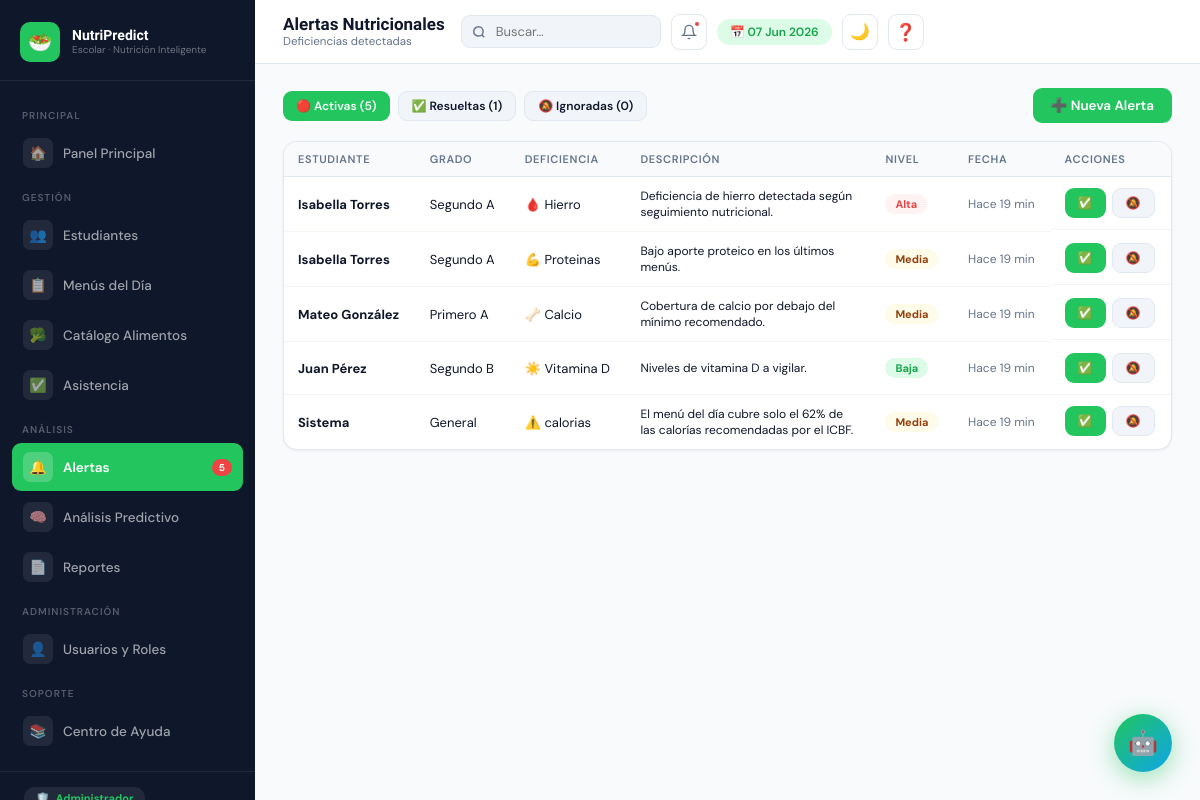
The page /alertas.php (signed in) on the database its author committed.
### tables this page shows
CREATE TABLE IF NOT EXISTS alertas (
    id                INT AUTO_INCREMENT PRIMARY KEY,
    id_estudiante     INT NOT NULL DEFAULT 0,
    tipo_deficiencia  VARCHAR(60) NOT NULL,
    descripcion       TEXT NOT NULL,
    nivel             ENUM('baja','media','alta') NOT NULL DEFAULT 'media',
    estado            ENUM('activa','resuelta','ignorada') NOT NULL DEFAULT 'activa',
    fecha_creacion    TIMESTAMP NOT NULL DEFAULT CURRENT_TIMESTAMP,
    fecha_resolucion  DATETIME NULL,
    INDEX idx_alerta_estado (estado),
    INDEX idx_alerta_estudiante (id_estudiante)
);

### includes/roles.php (called while the page is built, shortened)
<?php
$PERMISOS = [
    'admin' => [
        'dashboard', 'estudiantes', 'menus', 'alimentos', 'asistencia',
        'alertas', 'reportes', 'predictivo', 'usuarios', 'configuracion'
    ],
    'encargado_restaurante' => [
        'dashboard', 'menus', 'alimentos', 'asistencia', 'alertas'
    ],
    'docente' => [
        'dashboard', 'estudiantes_ver', 'alertas_ver', 'reportes_ver'
    ],
    'directora' => [
        'dashboard', 'reportes', 'predictivo_ver', 'alertas_ver',
        'estudiantes_ver', 'menus_ver'
    ]
];
function tienePermiso($modulo) {
    global $PERMISOS;
    $rol = $_SESSION['usuario']['rol'] ?? '';
    return in_array($modulo, $PERMISOS[$rol] ?? []);
}

### includes/auth.php (called while the page is built, shortened)
<?php
function getUsuario() {
    return $_SESSION['usuario'] ?? null;
}

### presenters/AlertaPresenter.php (called while the page is built, shortened)
<?php
require_once 'models/AlertaModel.php';
class AlertaPresenter {
    private $model;
    public function __construct($conn) {
        $this->model           = new AlertaModel($conn);
    }
    public function obtenerAlertas($estado = 'activa') {
        return $this->model->obtenerPorEstado($estado);
    }
    public function obtenerConteos() {
        $conteos = [];
        foreach (['activa','resuelta','ignorada'] as $e) {
            $conteos[$e] = $this->model->contarPorEstado($e);
        }
        return $conteos;
    }
    public static function icono($tipo) {
        $iconos = ['Hierro'=>'🩸','Calcio'=>'🦴','Proteinas'=>'💪','Vitamina D'=>'☀️','Zinc'=>'🔬','Riesgo General'=>'⚠️'];
        return $iconos[$tipo] ?? '⚠️';
    }
}

### models/AlertaModel.php (called while the page is built, shortened)
<?php
class AlertaModel {
    private $conn;
    public function __construct($conn) {
        $this->conn = $conn;
    }
    public function obtenerPorEstado($estado) {
        $estado = mysqli_real_escape_string($this->conn, $estado);
        return $this->conn->query("
            SELECT a.*,
                   COALESCE(e.nombre, 'Sistema') AS nombre,
                   COALESCE(e.apellido, '') AS apellido,
                   COALESCE(g.nombre, 'General') AS grado
            FROM alertas a
            LEFT JOIN estudiantes e ON a.id_estudiante = e.id AND a.id_estudiante > 0
            LEFT JOIN grados g ON e.id_grado = g.id
            WHERE a.estado = '$estado'
            ORDER BY a.fecha_creacion DESC
        ");
    }
    public function contarPorEstado($estado) {
        $estado = mysqli_real_escape_string($this->conn, $estado);
        return $this->conn->query("SELECT COUNT(*) AS t FROM alertas WHERE estado='$estado'")->fetch_assoc()['t'];
    }
}

### alertas.php (the view, shortened to what this page needs)
<?php
require_once 'includes/auth.php'; requireLogin();
require_once 'includes/db.php';
require_once 'includes/roles.php';
require_once 'presenters/AlertaPresenter.php';
$presenter = new AlertaPresenter($conn);
$presenter->manejarRequest();
$filtro    = $_GET['estado'] ?? 'activa';
$alertas   = $presenter->obtenerAlertas($filtro);
$conteos   = $presenter->obtenerConteos();
function time_ago($dt){$d=time()-strtotime($dt);if($d<3600)return 'Hace '.floor($d/60).' min';if($d<86400)return 'Hace '.floor($d/3600).' h';return 'Hace '.floor($d/86400).' día(s)';}
$page_title='Alertas Nutricionales'; $page_sub='Deficiencias detectadas'; $active_menu='alertas';
include 'includes/header.php';
?>
<div style="display:flex;align-items:center;justify-content:space-between;margin-bottom:18px">
    <div style="display:flex;gap:8px">
        <a href="alertas.php?estado=activa"   class="btn <?=$filtro==='activa'  ?'btn-primary':'btn-secondary'?> btn-sm">🔴 Activas (<?=$conteos['activa']?>)</a>
        <a href="alertas.php?estado=resuelta" class="btn <?=$filtro==='resuelta'?'btn-primary':'btn-secondary'?> btn-sm">✅ Resueltas (<?=$conteos['resuelta']?>)</a>
        <a href="alertas.php?estado=ignorada" class="btn <?=$filtro==='ignorada'?'btn-primary':'btn-secondary'?> btn-sm">🔕 Ignoradas (<?=$conteos['ignorada']?>)</a>
    </div>
    <?php if(tienePermiso('alertas')): ?><button class="btn btn-primary" data-modal="modalAlerta">➕ Nueva Alerta</button><?php endif; ?>
</div>
<div class="card">
    <div class="table-wrap"><table>
        <thead><tr><th>Estudiante</th><th>Grado</th><th>Deficiencia</th><th>Descripción</th><th>Nivel</th><th>Fecha</th><?php if($filtro==='activa'&&tienePermiso('alertas')): ?><th>Acciones</th><?php endif; ?></tr></thead>
        <tbody>
        <?php if($alertas&&$alertas->num_rows>0): while($a=$alertas->fetch_assoc()):
            $chip=['alta'=>'chip-rojo','media'=>'chip-amarillo','baja'=>'chip-verde','critica'=>'chip-rojo'][$a['nivel']]??'chip-amarillo'; ?>
        <tr>
            <td><strong><?=htmlspecialchars($a['nombre'].' '.$a['apellido'])?></strong></td>
            <td><?=htmlspecialchars($a['grado'])?></td>
            <td><?=AlertaPresenter::icono($a['tipo_deficiencia'])?> <?=htmlspecialchars($a['tipo_deficiencia'])?></td>
            <td style="max-width:240px;font-size:12px"><?=htmlspecialchars($a['descripcion'])?></td>
            <td><span class="chip <?=$chip?>"><?=ucfirst($a['nivel'])?></span></td>
            <td style="font-size:12px;color:var(--gris)"><?=time_ago($a['fecha_creacion'])?></td>
            <?php if($filtro==='activa'&&tienePermiso('alertas')): ?>
            <td style="display:flex;gap:6px">
                <a href="alertas.php?resolver=<?=$a['id']?>&estado=activa" class="btn btn-primary btn-sm">✅</a>
                <a href="alertas.php?ignorar=<?=$a['id']?>&estado=activa"  class="btn btn-secondary btn-sm">🔕</a>
            </td>
            <?php endif; ?>
        </tr>
        <?php endwhile; else: ?>
        <tr><td colspan="7"><div class="empty-state"><div class="icon">✅</div><p>No hay alertas <?=htmlspecialchars($filtro)?>s</p></div></td></tr>
        <?php endif; ?>
        </tbody>
    </table></div>
</div>
<?php include 'includes/footer.php'; ?>

### includes/header.php (shortened to what this page needs)
<?php
$usuario = getUsuario();
require_once 'includes/roles.php';
require_once 'includes/db.php';
$n = $conn->query("SELECT COUNT(*) AS t FROM alertas WHERE estado='activa'")->fetch_assoc()['t'];
?>
<!DOCTYPE html>
<html lang="es">
<head>
    <link rel="stylesheet" href="css/main.css">
</head>
<body>
<aside class="sidebar">
    <div class="sidebar-logo">
        <div class="logo-icon">🥗</div>
        <div class="logo-text">
            <div class="name">NutriPredict</div>
            <div class="sub">Escolar · Nutrición Inteligente</div>
        </div>
    </div>
    <nav class="sidebar-nav">
        <span class="nav-section-label">Principal</span>
        <a class="nav-item <?= ($active_menu=='dashboard')?'active':'' ?>" href="dashboard.php"><div class="icon">🏠</div> Panel Principal</a>
        <?php if(tienePermiso('estudiantes')||tienePermiso('estudiantes_ver')): ?>
        <span class="nav-section-label">Gestión</span>
        <a class="nav-item <?= ($active_menu=='estudiantes')?'active':'' ?>" href="estudiantes.php"><div class="icon">👥</div> Estudiantes</a>
        <?php endif; ?>
        <?php if(tienePermiso('menus')||tienePermiso('menus_ver')): ?>
        <a class="nav-item <?= ($active_menu=='menus')?'active':'' ?>" href="menus.php"><div class="icon">📋</div> Menús del Día</a>
        <?php endif; ?>
        <?php if(tienePermiso('alimentos')): ?>
        <a class="nav-item <?= ($active_menu=='alimentos')?'active':'' ?>" href="alimentos.php"><div class="icon">🥦</div> Catálogo Alimentos</a>
        <?php endif; ?>
        <?php if(tienePermiso('asistencia')): ?>
        <a class="nav-item <?= ($active_menu=='asistencia')?'active':'' ?>" href="asistencia.php"><div class="icon">✅</div> Asistencia</a>
        <?php endif; ?>
        <span class="nav-section-label">Análisis</span>
        <?php if(tienePermiso('alertas')||tienePermiso('alertas_ver')): ?>
        <a class="nav-item <?= ($active_menu=='alertas')?'active':'' ?>" href="alertas.php">
            <div class="icon">🔔</div> Alertas
            <?php if($n>0) echo "<span class='nav-badge'>$n</span>"; ?>
        </a>
        <?php endif; ?>
        <?php if(tienePermiso('predictivo')||tienePermiso('predictivo_ver')): ?>
        <a class="nav-item <?= ($active_menu=='predictivo')?'active':'' ?>" href="predictivo.php"><div class="icon">🧠</div> Análisis Predictivo</a>
        <?php endif; ?>
        <?php if(tienePermiso('reportes')||tienePermiso('reportes_ver')): ?>
        <a class="nav-item <?= ($active_menu=='reportes')?'active':'' ?>" href="reportes.php"><div class="icon">📄</div> Reportes</a>
        <?php endif; ?>
        <?php if(tienePermiso('usuarios')): ?>
        <span class="nav-section-label">Administración</span>
        <a class="nav-item <?= ($active_menu=='usuarios')?'active':'' ?>" href="usuarios.php"><div class="icon">👤</div> Usuarios y Roles</a>
        <?php endif; ?>
        <span class="nav-section-label">Soporte</span>
        <a class="nav-item <?= ($active_menu=='ayuda')?'active':'' ?>" href="ayuda.php"><div class="icon">📚</div> Centro de Ayuda</a>
    </nav>
    <div class="sidebar-footer">
        <?php
        $ri = ['admin'=>['🛡️','Administrador','#22c55e'],'encargado_restaurante'=>['👨‍🍳','Encargado','#f97316'],'docente'=>['📚','Docente','#8b5cf6'],'directora'=>['🏫','Directora','#0ea5e9']][$usuario['rol']] ?? ['👤',ucfirst($usuario['rol']),'#94a3b8'];
        ?>
        <div style="padding:0 12px 8px">
            <span style="display:inline-flex;align-items:center;gap:6px;background:rgba(255,255,255,.08);padding:4px 12px;border-radius:20px;font-size:11px">
                <?=$ri[0]?> <span style="color:<?=$ri[2]?>;font-weight:700"><?=$ri[1]?></span>
            </span>
        </div>
    </div>
</aside>
<div class="main">
    <header class="topbar">
        <div>
            <div class="topbar-title"><?=htmlspecialchars($page_title??'')?></div>
            <div class="topbar-sub"><?=htmlspecialchars($page_sub??'')?></div>
        </div>
        <div class="topbar-actions">
            <div class="search-wrap">
                <input class="search-bar" type="text" id="globalSearch" placeholder="Buscar…">
            </div>
            <?php if(tienePermiso('alertas')||tienePermiso('alertas_ver')): ?>
            <div class="icon-btn" onclick="window.location='alertas.php'" title="Alertas">
                <svg width="16" height="16" viewBox="0 0 24 24" fill="none" stroke="currentColor" stroke-width="2"><path d="M18 8A6 6 0 0 0 6 8c0 7-3 9-3 9h18s-3-2-3-9"/><path d="M13.73 21a2 2 0 0 1-3.46 0"/></svg>
                <?php if($n>0): ?><span class="notif-dot"></span><?php endif; ?>
            </div>
            <?php endif; ?>
            <div class="date-pill">📅 <?=date('d M Y')?></div>
            <button id="btn-dark-mode" onclick="toggleDarkMode()" title="Modo oscuro">🌙</button>
            <a href="ayuda.php" class="icon-btn" title="Centro de Ayuda" style="text-decoration:none;font-size:17px">❓</a>
        </div>
    </header>
    <main class="content">

### includes/footer.php (shortened to what this page needs)
    </main>
</div>
<button id="nutribot-fab" title="NutriBot — Asistente Virtual" onclick="toggleNutribot()">
    🤖
</button>
</body>
</html>

### rows shown on the page
alertas: apellido "Isabella Torres", grado "Segundo A", tipo_deficiencia "🩸", tipo_deficiencia "Hierro", descripcion "Deficiencia de hierro detectada según seguimiento nutricional.", nivel "Alta", fecha_creacion "Hace 19 min"
alertas: apellido "Isabella Torres", grado "Segundo A", tipo_deficiencia "💪", tipo_deficiencia "Proteinas", descripcion "Bajo aporte proteico en los últimos menús.", nivel "Media", fecha_creacion "Hace 19 min"
alertas: apellido "Mateo González", grado "Primero A", tipo_deficiencia "🦴", tipo_deficiencia "Calcio", descripcion "Cobertura de calcio por debajo del mínimo recomendado.", nivel "Media", fecha_creacion "Hace 19 min"
alertas: apellido "Juan Pérez", grado "Segundo B", tipo_deficiencia "☀️", tipo_deficiencia "Vitamina D", descripcion "Niveles de vitamina D a vigilar.", nivel "Baja", fecha_creacion "Hace 19 min"
alertas: apellido "Sistema", grado "General", tipo_deficiencia "⚠️", tipo_deficiencia "calorias", descripcion "El menú del día cubre solo el 62% de las calorías recomendadas por el ICBF.", nivel "Media", fecha_creacion "Hace 19 min"

### other values the page prints
$n "5"
$page_title "Alertas Nutricionales"
$page_sub "Deficiencias detectadas"
$conteos['activa'] "5"
$conteos['resuelta'] "1"
$conteos['ignorada'] "0"
